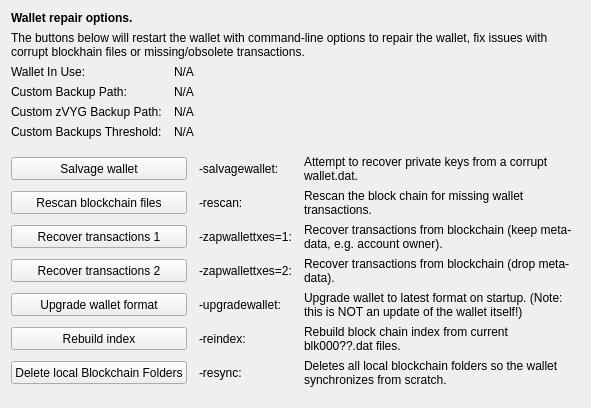
     <widget class="QWidget" name="tab_repair">
      <attribute name="title">
       <string>&amp;Wallet Repair</string>
      </attribute>
      <layout class="QGridLayout" name="gridLayout_4" columnstretch="0,0,0,0">
       <property name="horizontalSpacing">
        <number>12</number>
       </property>
       <item row="0" column="0" colspan="4">
        <widget class="QLabel" name="label_repair_header">
         <property name="font">
          <font>
           <weight>75</weight>
           <bold>true</bold>
          </font>
         </property>
         <property name="text">
          <string>Wallet repair options.</string>
         </property>
        </widget>
       </item>
       <item row="1" column="0" colspan="4">
        <widget class="QLabel" name="label_repair_helptext">
         <property name="font">
          <font>
           <weight>50</weight>
           <bold>false</bold>
          </font>
         </property>
         <property name="text">
          <string>The buttons below will restart the wallet with command-line options to repair the wallet, fix issues with corrupt blockhain files or missing/obsolete transactions.</string>
         </property>
         <property name="wordWrap">
          <bool>true</bool>
         </property>
        </widget>
       </item>
       <item row="2" column="0">
        <widget class="QLabel" name="wallet_path_label">
         <property name="text">
          <string>Wallet In Use:</string>
         </property>
        </widget>
       </item>
       <item row="2" column="1" colspan="3">
        <widget class="QLabel" name="wallet_path">
         <property name="cursor">
          <cursorShape>IBeamCursor</cursorShape>
         </property>
         <property name="text">
          <string>N/A</string>
         </property>
         <property name="textFormat">
          <enum>Qt::PlainText</enum>
         </property>
         <property name="textInteractionFlags">
          <set>Qt::LinksAccessibleByMouse|Qt::TextSelectableByKeyboard|Qt::TextSelectableByMouse</set>
         </property>
        </widget>
       </item>
       <item row="3" column="0">
        <widget class="QLabel" name="wallet_custombackuppath_label">
         <property name="text">
          <string>Custom Backup Path:</string>
         </property>
         <property name="visible">
          <bool>false</bool>
         </property>
        </widget>
       </item>
       <item row="3" column="1" colspan="3">
        <widget class="QLabel" name="wallet_custombackuppath">
         <property name="cursor">
          <cursorShape>IBeamCursor</cursorShape>
         </property>
         <property name="text">
          <string>N/A</string>
         </property>
         <property name="textFormat">
          <enum>Qt::PlainText</enum>
         </property>
         <property name="textInteractionFlags">
          <set>Qt::LinksAccessibleByMouse|Qt::TextSelectableByKeyboard|Qt::TextSelectableByMouse</set>
         </property>
         <property name="visible">
          <bool>false</bool>
         </property>
        </widget>
       </item>
       <item row="4" column="0">
        <widget class="QLabel" name="wallet_customzvygbackuppath_label">
         <property name="text">
          <string>Custom zVYG Backup Path:</string>
         </property>
         <property name="visible">
          <bool>false</bool>
         </property>
        </widget>
       </item>
       <item row="4" column="1" colspan="3">
        <widget class="QLabel" name="wallet_customzvygbackuppath">
         <property name="cursor">
          <cursorShape>IBeamCursor</cursorShape>
         </property>
         <property name="text">
          <string>N/A</string>
         </property>
         <property name="textFormat">
          <enum>Qt::PlainText</enum>
         </property>
         <property name="textInteractionFlags">
          <set>Qt::LinksAccessibleByMouse|Qt::TextSelectableByKeyboard|Qt::TextSelectableByMouse</set>
         </property>
         <property name="visible">
          <bool>false</bool>
         </property>
        </widget>
       </item>
       <item row="5" column="0">
        <widget class="QLabel" name="wallet_custombackupthreshold_label">
         <property name="text">
          <string>Custom Backups Threshold:</string>
         </property>
         <property name="visible">
          <bool>false</bool>
         </property>
        </widget>
       </item>
       <item row="5" column="1" colspan="3">
        <widget class="QLabel" name="wallet_custombackupthreshold">
         <property name="cursor">
          <cursorShape>IBeamCursor</cursorShape>
         </property>
         <property name="text">
          <string>N/A</string>
         </property>
         <property name="textFormat">
          <enum>Qt::PlainText</enum>
         </property>
         <property name="textInteractionFlags">
          <set>Qt::LinksAccessibleByMouse|Qt::TextSelectableByKeyboard|Qt::TextSelectableByMouse</set>
         </property>
         <property name="visible">
          <bool>false</bool>
         </property>
        </widget>
       </item>
       <item row="6" column="0">
        <spacer name="verticalSpacer_repair1">
         <property name="orientation">
          <enum>Qt::Vertical</enum>
         </property>
         <property name="sizeHint" stdset="0">
          <size>
           <width>10</width>
           <height>10</height>
          </size>
         </property>
        </spacer>
       </item>
       <item row="7" column="0" colspan="2">
        <widget class="QPushButton" name="btn_salvagewallet">
         <property name="minimumSize">
          <size>
           <width>100</width>
           <height>23</height>
          </size>
         </property>
         <property name="text">
          <string>Salvage wallet</string>
         </property>
        </widget>
       </item>
       <item row="7" column="2">
        <widget class="QLabel" name="label_repair_salvage_command">
         <property name="text">
          <string notr="true">-salvagewallet:</string>
         </property>
        </widget>
       </item>
       <item row="7" column="3">
        <widget class="QLabel" name="label_repair_salvage">
         <property name="text">
          <string>Attempt to recover private keys from a corrupt wallet.dat.</string>
         </property>
         <property name="wordWrap">
          <bool>true</bool>
         </property>
        </widget>
       </item>
       <item row="8" column="0" colspan="2">
        <widget class="QPushButton" name="btn_rescan">
         <property name="minimumSize">
          <size>
           <width>100</width>
           <height>23</height>
          </size>
         </property>
         <property name="text">
          <string>Rescan blockchain files</string>
         </property>
        </widget>
       </item>
       <item row="8" column="2">
        <widget class="QLabel" name="label_repair_rescan_command">
         <property name="text">
          <string notr="true">-rescan:</string>
         </property>
        </widget>
       </item>
       <item row="8" column="3">
        <widget class="QLabel" name="label_repair_rescan">
         <property name="text">
          <string>Rescan the block chain for missing wallet transactions.</string>
         </property>
         <property name="wordWrap">
          <bool>true</bool>
         </property>
        </widget>
       </item>
       <item row="9" column="0" colspan="2">
        <widget class="QPushButton" name="btn_zapwallettxes1">
         <property name="minimumSize">
          <size>
           <width>100</width>
           <height>23</height>
          </size>
         </property>
         <property name="text">
          <string>Recover transactions 1</string>
         </property>
        </widget>
       </item>
       <item row="9" column="2">
        <widget class="QLabel" name="label_repair_zap1_command">
         <property name="text">
          <string notr="true">-zapwallettxes=1:</string>
         </property>
        </widget>
       </item>
       <item row="9" column="3">
        <widget class="QLabel" name="label_repair_zap1">
         <property name="text">
          <string>Recover transactions from blockchain (keep meta-data, e.g. account owner).</string>
         </property>
         <property name="wordWrap">
          <bool>true</bool>
         </property>
        </widget>
       </item>
       <item row="10" column="0" colspan="2">
        <widget class="QPushButton" name="btn_zapwallettxes2">
         <property name="minimumSize">
          <size>
           <width>100</width>
           <height>23</height>
          </size>
         </property>
         <property name="text">
          <string>Recover transactions 2</string>
         </property>
        </widget>
       </item>
       <item row="10" column="2">
        <widget class="QLabel" name="label_repair_zap2_command">
         <property name="text">
          <string notr="true">-zapwallettxes=2:</string>
         </property>
        </widget>
       </item>
       <item row="10" column="3">
        <widget class="QLabel" name="label_repair_zap2">
         <property name="text">
          <string>Recover transactions from blockchain (drop meta-data).</string>
         </property>
         <property name="wordWrap">
          <bool>true</bool>
         </property>
        </widget>
       </item>
       <item row="11" column="0" colspan="2">
        <widget class="QPushButton" name="btn_upgradewallet">
         <property name="minimumSize">
          <size>
           <width>100</width>
           <height>23</height>
          </size>
         </property>
         <property name="text">
          <string>Upgrade wallet format</string>
         </property>
        </widget>
       </item>
       <item row="11" column="2">
        <widget class="QLabel" name="label_repair_upgrade_command">
         <property name="text">
          <string notr="true">-upgradewallet:</string>
         </property>
        </widget>
       </item>
       <item row="11" column="3">
        <widget class="QLabel" name="label_repair_upgrade">
         <property name="text">
          <string>Upgrade wallet to latest format on startup. (Note: this is NOT an update of the wallet itself!)</string>
         </property>
         <property name="wordWrap">
          <bool>true</bool>
         </property>
        </widget>
       </item>
       <item row="12" column="0" colspan="2">
        <widget class="QPushButton" name="btn_reindex">
         <property name="minimumSize">
          <size>
           <width>100</width>
           <height>23</height>
          </size>
         </property>
         <property name="text">
          <string>Rebuild index</string>
         </property>
        </widget>
       </item>
       <item row="12" column="2">
        <widget class="QLabel" name="label_repair_reindex_command">
         <property name="text">
          <string notr="true">-reindex:</string>
         </property>
        </widget>
       </item>
       <item row="12" column="3">
        <widget class="QLabel" name="label_repair_reindex">
         <property name="text">
          <string>Rebuild block chain index from current blk000??.dat files.</string>
         </property>
         <property name="wordWrap">
          <bool>true</bool>
         </property>
        </widget>
       </item>
       <item row="13" column="0" colspan="2">
        <widget class="QPushButton" name="btn_resync">
         <property name="minimumSize">
          <size>
           <width>100</width>
           <height>23</height>
          </size>
         </property>
         <property name="text">
          <string>Delete local Blockchain Folders</string>
         </property>
        </widget>
       </item>
       <item row="13" column="2">
        <widget class="QLabel" name="label_repair_resync_command">
         <property name="text">
          <string>-resync:</string>
         </property>
        </widget>
       </item>
       <item row="13" column="3">
        <widget class="QLabel" name="label_repair_resync">
         <property name="text">
          <string>Deletes all local blockchain folders so the wallet synchronizes from scratch.</string>
         </property>
         <property name="wordWrap">
          <bool>true</bool>
         </property>
        </widget>
       </item>
       <item row="14" column="0">
        <spacer name="verticalSpacer_repair2">
         <property name="orientation">
          <enum>Qt::Vertical</enum>
         </property>
         <property name="sizeHint" stdset="0">
          <size>
           <width>20</width>
           <height>10</height>
          </size>
         </property>
        </spacer>
       </item>
      </layout>
     </widget>
